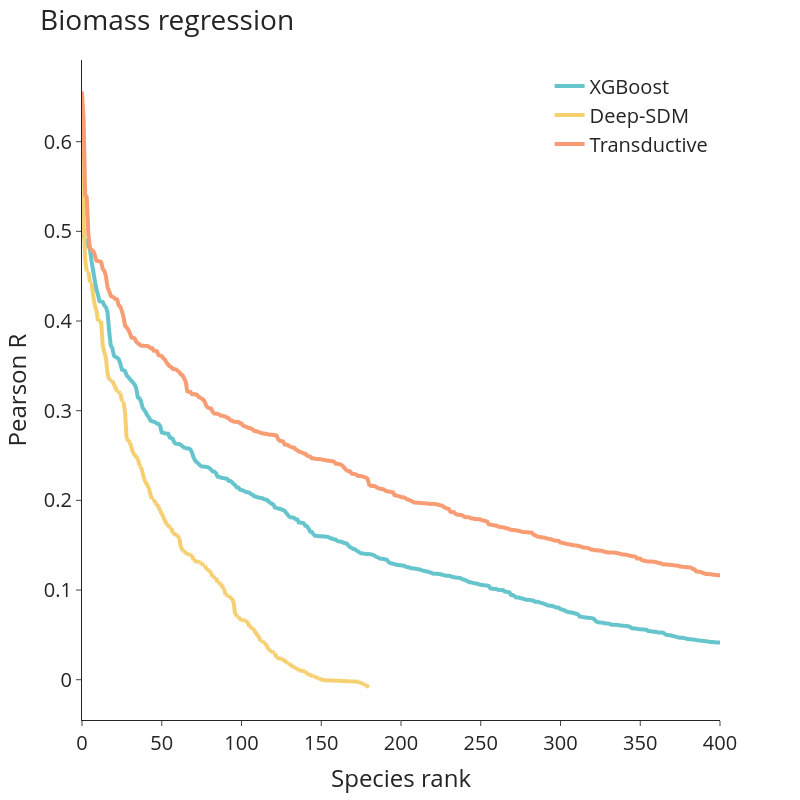

Notebook code for this chart:
### Code cell
import plotly.express as px

fig = px.line(data[data['x'] <= 400], x='x', y='pearsonr', color='model', template = 'simple_white',
           width = 800, height=800,
           color_discrete_sequence = px.colors.qualitative.Pastel)

fig.update_layout(
    title='Biomass regression',
    xaxis_title='Species rank',
    yaxis_title='Pearson R',
    font=dict(size=20),
    legend_title_text='',
    legend=dict(yanchor="top",
                y=0.99,
                xanchor="right",
                x=0.99)
)

fig.update_traces(line={'width': 4})

### Figure 1 — Plotly figure (JSON) as saved in the notebook; plotly's stock layout.template omitted (floating-point values rounded to 4 significant figures; data arrays with more than 128 entries replaced by an {"elided": "..."} marker saying what was removed)
{"data": [{"hovertemplate": "model=XGBoost<br>x=%{x}<br>pearsonr=%{y}<extra></extra>", "legendgroup": "XGBoost", "line": {"color": "rgb(102, 197, 204)", "dash": "solid", "width": 4}, "marker": {"symbol": "circle"}, "mode": "lines", "name": "XGBoost", "showlegend": true, "type": "scattergl", "x": {"elided": "401 int values"}, "xaxis": "x", "y": {"elided": "401 float values"}, "yaxis": "y"}, {"hovertemplate": "model=Deep-SDM<br>x=%{x}<br>pearsonr=%{y}<extra></extra>", "legendgroup": "Deep-SDM", "line": {"color": "rgb(246, 207, 113)", "dash": "solid", "width": 4}, "marker": {"symbol": "circle"}, "mode": "lines", "name": "Deep-SDM", "showlegend": true, "type": "scattergl", "x": {"elided": "401 int values"}, "xaxis": "x", "y": {"elided": "401 float values"}, "yaxis": "y"}, {"hovertemplate": "model=Transductive<br>x=%{x}<br>pearsonr=%{y}<extra></extra>", "legendgroup": "Transductive", "line": {"color": "rgb(248, 156, 116)", "dash": "solid", "width": 4}, "marker": {"symbol": "circle"}, "mode": "lines", "name": "Transductive", "showlegend": true, "type": "scattergl", "x": {"elided": "401 int values"}, "xaxis": "x", "y": {"elided": "401 float values"}, "yaxis": "y"}], "layout": {"font": {"size": 20}, "height": 800, "legend": {"title": {"text": ""}, "tracegroupgap": 0, "x": 0.99, "xanchor": "right", "y": 0.99, "yanchor": "top"}, "margin": {"t": 60}, "title": {"text": "Biomass regression"}, "width": 800, "xaxis": {"anchor": "y", "domain": [0, 1], "title": {"text": "Species rank"}}, "yaxis": {"anchor": "x", "domain": [0, 1], "title": {"text": "Pearson R"}}}}
